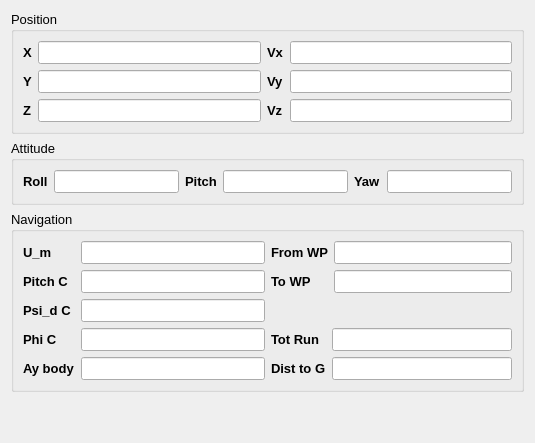
     <widget class="QWidget" name="tab_5">
      <attribute name="title">
       <string>Navigation</string>
      </attribute>
      <layout class="QGridLayout" name="gridLayout_19">
       <item row="0" column="0">
        <layout class="QVBoxLayout" name="verticalLayout_27">
         <item>
          <widget class="QGroupBox" name="position_groupBox">
           <property name="minimumSize">
            <size>
             <width>0</width>
             <height>0</height>
            </size>
           </property>
           <property name="maximumSize">
            <size>
             <width>16777215</width>
             <height>16777215</height>
            </size>
           </property>
           <property name="font">
            <font>
             <pointsize>10</pointsize>
             <weight>50</weight>
             <bold>false</bold>
            </font>
           </property>
           <property name="title">
            <string>Position</string>
           </property>
           <layout class="QGridLayout" name="gridLayout_17">
            <item row="0" column="0">
             <layout class="QVBoxLayout" name="verticalLayout_5">
              <item>
               <widget class="QLabel" name="label">
                <property name="minimumSize">
                 <size>
                  <width>0</width>
                  <height>0</height>
                 </size>
                </property>
                <property name="maximumSize">
                 <size>
                  <width>16777215</width>
                  <height>16777215</height>
                 </size>
                </property>
                <property name="font">
                 <font>
                  <pointsize>10</pointsize>
                  <weight>75</weight>
                  <bold>true</bold>
                 </font>
                </property>
                <property name="frameShape">
                 <enum>QFrame::NoFrame</enum>
                </property>
                <property name="text">
                 <string>X</string>
                </property>
               </widget>
              </item>
              <item>
               <widget class="QLabel" name="label_2">
                <property name="minimumSize">
                 <size>
                  <width>0</width>
                  <height>0</height>
                 </size>
                </property>
                <property name="maximumSize">
                 <size>
                  <width>16777215</width>
                  <height>16777215</height>
                 </size>
                </property>
                <property name="font">
                 <font>
                  <pointsize>10</pointsize>
                  <weight>75</weight>
                  <bold>true</bold>
                 </font>
                </property>
                <property name="text">
                 <string>Y</string>
                </property>
               </widget>
              </item>
              <item>
               <widget class="QLabel" name="label_3">
                <property name="minimumSize">
                 <size>
                  <width>0</width>
                  <height>0</height>
                 </size>
                </property>
                <property name="maximumSize">
                 <size>
                  <width>16777215</width>
                  <height>16777215</height>
                 </size>
                </property>
                <property name="font">
                 <font>
                  <pointsize>10</pointsize>
                  <weight>75</weight>
                  <bold>true</bold>
                 </font>
                </property>
                <property name="frameShape">
                 <enum>QFrame::NoFrame</enum>
                </property>
                <property name="text">
                 <string>Z</string>
                </property>
               </widget>
              </item>
             </layout>
            </item>
            <item row="0" column="1">
             <layout class="QVBoxLayout" name="verticalLayout_3">
              <item>
               <widget class="QLineEdit" name="ed_x"/>
              </item>
              <item>
               <widget class="QLineEdit" name="ed_y"/>
              </item>
              <item>
               <widget class="QLineEdit" name="ed_z"/>
              </item>
             </layout>
            </item>
            <item row="0" column="2">
             <layout class="QVBoxLayout" name="verticalLayout_7">
              <item>
               <widget class="QLabel" name="label_4">
                <property name="minimumSize">
                 <size>
                  <width>0</width>
                  <height>0</height>
                 </size>
                </property>
                <property name="maximumSize">
                 <size>
                  <width>16777215</width>
                  <height>16777215</height>
                 </size>
                </property>
                <property name="font">
                 <font>
                  <pointsize>10</pointsize>
                  <weight>75</weight>
                  <bold>true</bold>
                 </font>
                </property>
                <property name="text">
                 <string>Vx</string>
                </property>
               </widget>
              </item>
              <item>
               <widget class="QLabel" name="label_5">
                <property name="minimumSize">
                 <size>
                  <width>0</width>
                  <height>0</height>
                 </size>
                </property>
                <property name="maximumSize">
                 <size>
                  <width>16777215</width>
                  <height>16777215</height>
                 </size>
                </property>
                <property name="font">
                 <font>
                  <pointsize>10</pointsize>
                  <weight>75</weight>
                  <bold>true</bold>
                 </font>
                </property>
                <property name="text">
                 <string>Vy</string>
                </property>
               </widget>
              </item>
              <item>
               <widget class="QLabel" name="label_6">
                <property name="minimumSize">
                 <size>
                  <width>0</width>
                  <height>0</height>
                 </size>
                </property>
                <property name="maximumSize">
                 <size>
                  <width>16777215</width>
                  <height>16777215</height>
                 </size>
                </property>
                <property name="font">
                 <font>
                  <pointsize>10</pointsize>
                  <weight>75</weight>
                  <bold>true</bold>
                 </font>
                </property>
                <property name="text">
                 <string>Vz</string>
                </property>
               </widget>
              </item>
             </layout>
            </item>
            <item row="0" column="3">
             <layout class="QVBoxLayout" name="verticalLayout_9">
              <item>
               <widget class="QLineEdit" name="ed_vx"/>
              </item>
              <item>
               <widget class="QLineEdit" name="ed_vy"/>
              </item>
              <item>
               <widget class="QLineEdit" name="ed_vz"/>
              </item>
             </layout>
            </item>
           </layout>
          </widget>
         </item>
         <item>
          <widget class="QGroupBox" name="attitude_groupBox">
           <property name="minimumSize">
            <size>
             <width>0</width>
             <height>0</height>
            </size>
           </property>
           <property name="maximumSize">
            <size>
             <width>16777215</width>
             <height>16777215</height>
            </size>
           </property>
           <property name="font">
            <font>
             <pointsize>10</pointsize>
             <weight>50</weight>
             <bold>false</bold>
            </font>
           </property>
           <property name="title">
            <string>Attitude</string>
           </property>
           <layout class="QGridLayout" name="gridLayout_4">
            <item row="0" column="0">
             <layout class="QHBoxLayout" name="horizontalLayout_12">
              <item>
               <widget class="QLabel" name="label_7">
                <property name="minimumSize">
                 <size>
                  <width>0</width>
                  <height>0</height>
                 </size>
                </property>
                <property name="maximumSize">
                 <size>
                  <width>16777215</width>
                  <height>16777215</height>
                 </size>
                </property>
                <property name="font">
                 <font>
                  <pointsize>10</pointsize>
                  <weight>75</weight>
                  <bold>true</bold>
                 </font>
                </property>
                <property name="text">
                 <string>Roll</string>
                </property>
               </widget>
              </item>
              <item>
               <widget class="QLineEdit" name="m_Roll"/>
              </item>
             </layout>
            </item>
            <item row="0" column="1">
             <layout class="QHBoxLayout" name="horizontalLayout_13">
              <item>
               <widget class="QLabel" name="label_8">
                <property name="minimumSize">
                 <size>
                  <width>0</width>
                  <height>0</height>
                 </size>
                </property>
                <property name="maximumSize">
                 <size>
                  <width>16777215</width>
                  <height>16777215</height>
                 </size>
                </property>
                <property name="font">
                 <font>
                  <pointsize>10</pointsize>
                  <weight>75</weight>
                  <bold>true</bold>
                 </font>
                </property>
                <property name="text">
                 <string>Pitch</string>
                </property>
               </widget>
              </item>
              <item>
               <widget class="QLineEdit" name="m_Pitch"/>
              </item>
             </layout>
            </item>
            <item row="0" column="2">
             <layout class="QHBoxLayout" name="horizontalLayout_14">
              <item>
               <widget class="QLabel" name="label_9">
                <property name="minimumSize">
                 <size>
                  <width>0</width>
                  <height>0</height>
                 </size>
                </property>
                <property name="maximumSize">
                 <size>
                  <width>16777215</width>
                  <height>16777215</height>
                 </size>
                </property>
                <property name="font">
                 <font>
                  <pointsize>10</pointsize>
                  <weight>75</weight>
                  <bold>true</bold>
                 </font>
                </property>
                <property name="text">
                 <string>Yaw</string>
                </property>
               </widget>
              </item>
              <item>
               <widget class="QLineEdit" name="m_Yaw"/>
              </item>
             </layout>
            </item>
           </layout>
          </widget>
         </item>
         <item>
          <widget class="QGroupBox" name="navigation_groupBox">
           <property name="minimumSize">
            <size>
             <width>0</width>
             <height>0</height>
            </size>
           </property>
           <property name="maximumSize">
            <size>
             <width>16777215</width>
             <height>16777215</height>
            </size>
           </property>
           <property name="font">
            <font>
             <pointsize>10</pointsize>
             <weight>50</weight>
             <bold>false</bold>
            </font>
           </property>
           <property name="title">
            <string>Navigation</string>
           </property>
           <layout class="QGridLayout" name="gridLayout_2">
            <item row="0" column="0">
             <layout class="QHBoxLayout" name="horizontalLayout_2">
              <item>
               <layout class="QVBoxLayout" name="verticalLayout_4">
                <item>
                 <widget class="QLabel" name="label_26">
                  <property name="minimumSize">
                   <size>
                    <width>0</width>
                    <height>0</height>
                   </size>
                  </property>
                  <property name="maximumSize">
                   <size>
                    <width>16777215</width>
                    <height>16777215</height>
                   </size>
                  </property>
                  <property name="font">
                   <font>
                    <pointsize>10</pointsize>
                    <weight>75</weight>
                    <bold>true</bold>
                   </font>
                  </property>
                  <property name="text">
                   <string>U_m</string>
                  </property>
                 </widget>
                </item>
                <item>
                 <widget class="QLabel" name="label_27">
                  <property name="minimumSize">
                   <size>
                    <width>0</width>
                    <height>0</height>
                   </size>
                  </property>
                  <property name="maximumSize">
                   <size>
                    <width>16777215</width>
                    <height>16777215</height>
                   </size>
                  </property>
                  <property name="font">
                   <font>
                    <pointsize>10</pointsize>
                    <weight>75</weight>
                    <bold>true</bold>
                   </font>
                  </property>
                  <property name="text">
                   <string>Pitch C</string>
                  </property>
                 </widget>
                </item>
                <item>
                 <widget class="QLabel" name="label_28">
                  <property name="minimumSize">
                   <size>
                    <width>0</width>
                    <height>0</height>
                   </size>
                  </property>
                  <property name="maximumSize">
                   <size>
                    <width>16777215</width>
                    <height>16777215</height>
                   </size>
                  </property>
                  <property name="font">
                   <font>
                    <pointsize>10</pointsize>
                    <weight>75</weight>
                    <bold>true</bold>
                   </font>
                  </property>
                  <property name="text">
                   <string>Psi_d C</string>
                  </property>
                 </widget>
                </item>
                <item>
                 <widget class="QLabel" name="label_29">
                  <property name="minimumSize">
                   <size>
                    <width>0</width>
                    <height>0</height>
                   </size>
                  </property>
                  <property name="maximumSize">
                   <size>
                    <width>16777215</width>
                    <height>16777215</height>
                   </size>
                  </property>
                  <property name="font">
                   <font>
                    <pointsize>10</pointsize>
                    <weight>75</weight>
                    <bold>true</bold>
                   </font>
                  </property>
                  <property name="text">
                   <string>Phi C</string>
                  </property>
                 </widget>
                </item>
                <item>
                 <widget class="QLabel" name="label_30">
                  <property name="minimumSize">
                   <size>
                    <width>0</width>
                    <height>0</height>
                   </size>
                  </property>
                  <property name="maximumSize">
                   <size>
                    <width>16777215</width>
                    <height>16777215</height>
                   </size>
                  </property>
                  <property name="font">
                   <font>
                    <pointsize>10</pointsize>
                    <weight>75</weight>
                    <bold>true</bold>
                   </font>
                  </property>
                  <property name="text">
                   <string>Ay body</string>
                  </property>
                 </widget>
                </item>
               </layout>
              </item>
              <item>
               <layout class="QVBoxLayout" name="verticalLayout_21">
                <item>
                 <widget class="QLineEdit" name="m_Um"/>
                </item>
                <item>
                 <widget class="QLineEdit" name="m_PitchC"/>
                </item>
                <item>
                 <widget class="QLineEdit" name="m_PsidC"/>
                </item>
                <item>
                 <widget class="QLineEdit" name="m_PhiC"/>
                </item>
                <item>
                 <widget class="QLineEdit" name="m_AyBody"/>
                </item>
               </layout>
              </item>
             </layout>
            </item>
            <item row="0" column="1">
             <layout class="QVBoxLayout" name="verticalLayout_26">
              <item>
               <layout class="QHBoxLayout" name="horizontalLayout_3">
                <item>
                 <layout class="QVBoxLayout" name="verticalLayout_6">
                  <item>
                   <widget class="QLabel" name="label_31">
                    <property name="minimumSize">
                     <size>
                      <width>0</width>
                      <height>0</height>
                     </size>
                    </property>
                    <property name="maximumSize">
                     <size>
                      <width>16777215</width>
                      <height>16777215</height>
                     </size>
                    </property>
                    <property name="font">
                     <font>
                      <pointsize>10</pointsize>
                      <weight>75</weight>
                      <bold>true</bold>
                     </font>
                    </property>
                    <property name="text">
                     <string>From WP</string>
                    </property>
                   </widget>
                  </item>
                  <item>
                   <widget class="QLabel" name="label_32">
                    <property name="minimumSize">
                     <size>
                      <width>0</width>
                      <height>0</height>
                     </size>
                    </property>
                    <property name="maximumSize">
                     <size>
                      <width>16777215</width>
                      <height>16777215</height>
                     </size>
                    </property>
                    <property name="font">
                     <font>
                      <pointsize>10</pointsize>
                      <weight>75</weight>
                      <bold>true</bold>
                     </font>
                    </property>
                    <property name="text">
                     <string>To WP</string>
                    </property>
                   </widget>
                  </item>
                 </layout>
                </item>
                <item>
                 <layout class="QVBoxLayout" name="verticalLayout_24">
                  <item>
                   <widget class="QLineEdit" name="m_FromWP"/>
                  </item>
                  <item>
                   <widget class="QLineEdit" name="m_ToWP"/>
                  </item>
                 </layout>
                </item>
               </layout>
              </item>
              <item>
               <spacer name="verticalSpacer">
                <property name="orientation">
                 <enum>Qt::Vertical</enum>
                </property>
                <property name="sizeHint" stdset="0">
                 <size>
                  <width>17</width>
                  <height>13</height>
                 </size>
                </property>
               </spacer>
              </item>
              <item>
               <layout class="QHBoxLayout" name="horizontalLayout_4">
                <item>
                 <layout class="QVBoxLayout" name="verticalLayout_8">
                  <item>
                   <widget class="QLabel" name="label_33">
                    <property name="minimumSize">
                     <size>
                      <width>0</width>
                      <height>0</height>
                     </size>
                    </property>
                    <property name="maximumSize">
                     <size>
                      <width>16777215</width>
                      <height>16777215</height>
                     </size>
                    </property>
                    <property name="font">
                     <font>
                      <pointsize>10</pointsize>
                      <weight>75</weight>
                      <bold>true</bold>
                     </font>
                    </property>
                    <property name="text">
                     <string>Tot Run</string>
                    </property>
                   </widget>
                  </item>
                  <item>
                   <widget class="QLabel" name="label_34">
                    <property name="minimumSize">
                     <size>
                      <width>0</width>
                      <height>0</height>
                     </size>
                    </property>
                    <property name="maximumSize">
                     <size>
                      <width>16777215</width>
                      <height>16777215</height>
                     </size>
                    </property>
                    <property name="font">
                     <font>
                      <pointsize>10</pointsize>
                      <weight>75</weight>
                      <bold>true</bold>
                     </font>
                    </property>
                    <property name="text">
                     <string>Dist to G</string>
                    </property>
                   </widget>
                  </item>
                 </layout>
                </item>
                <item>
                 <layout class="QVBoxLayout" name="verticalLayout_25">
                  <item>
                   <widget class="QLineEdit" name="m_TotRun"/>
                  </item>
                  <item>
                   <widget class="QLineEdit" name="m_DistToGo"/>
                  </item>
                 </layout>
                </item>
               </layout>
              </item>
             </layout>
            </item>
           </layout>
          </widget>
         </item>
         <item>
          <spacer name="verticalSpacer_5">
           <property name="orientation">
            <enum>Qt::Vertical</enum>
           </property>
           <property name="sizeHint" stdset="0">
            <size>
             <width>20</width>
             <height>40</height>
            </size>
           </property>
          </spacer>
         </item>
        </layout>
       </item>
      </layout>
     </widget>
